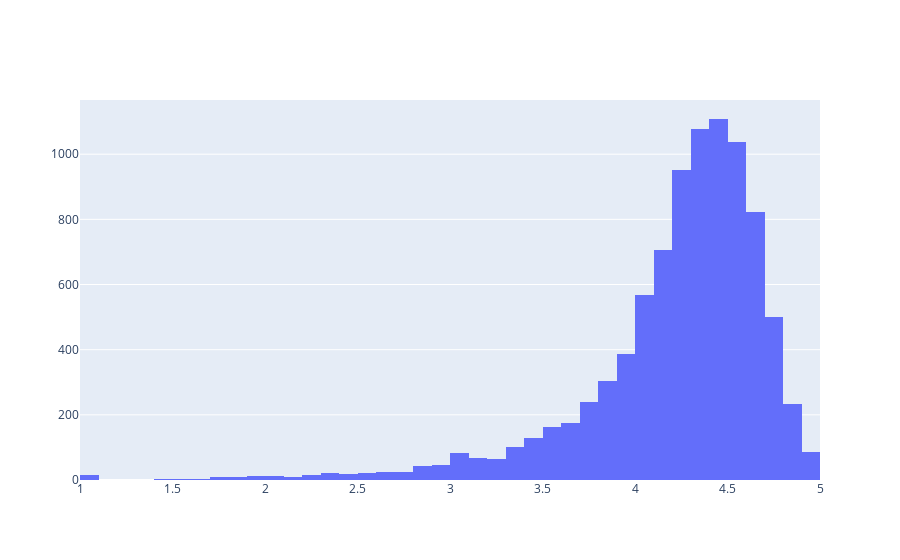

Notebook code for this chart:
### Code cell
df = [go.Histogram( x = data.Rating, xbins = {'start': 1, 'size': 0.1, 'end' :5} )]
print('Average app rating = ', np.mean(data['Rating']))
plotly.offline.iplot(df, filename='overall_rating_distribution')

### Figure 1 — Plotly figure (JSON) as saved in the notebook; plotly's stock layout.template omitted (floating-point values rounded to 4 significant figures; data arrays with more than 128 entries replaced by an {"elided": "..."} marker saying what was removed)
{"data": [{"type": "histogram", "x": {"elided": "9360 float values"}, "xbins": {"end": 5, "size": 0.1, "start": 1}}], "layout": {}}
